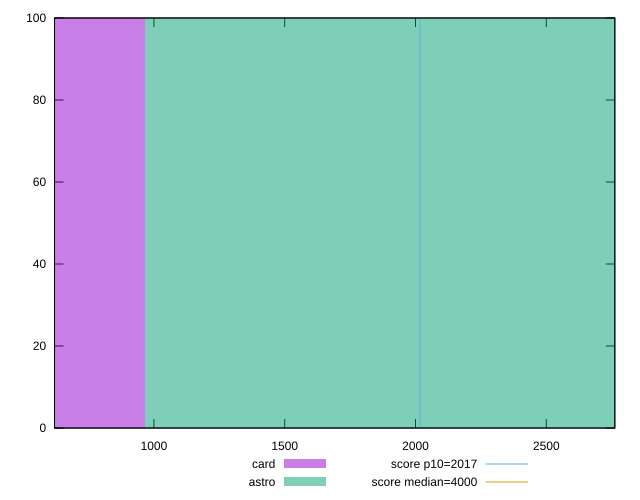

Reproduce this figure in gnuplot.
reset

$card <<EOF
0 100
EOF

$astro <<EOF
1932.7367459409184 100
EOF

set key outside below
set boxwidth 1932.7367459409184
set xrange [620.0879999999996:2761.9719999999984]
set yrange [0:100]
set trange [0:100]
set style fill transparent solid 0.5 noborder

set parametric
set terminal svg size 640, 500 enhanced background rgb 'white'
set output "reports/report_00032_2021-02-25T10-28-15.087Z/mainthread-work-breakdown/comparison/histogram/2_vs_3.svg"

plot $card title "card" with boxes, \
     $astro title "astro" with boxes, \
     2017,t title "score p10=2017", \
     4000,t title "score median=4000"

reset
